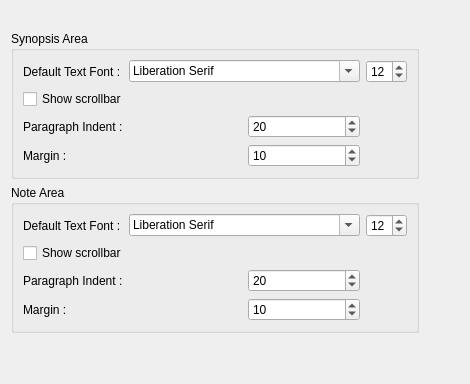
     <widget class="QWidget" name="textTab">
      <attribute name="title">
       <string>Text</string>
      </attribute>
      <layout class="QGridLayout" name="gridLayout_3">
       <item row="1" column="0">
        <widget class="QGroupBox" name="groupBox">
         <property name="title">
          <string>Synopsis Area</string>
         </property>
         <layout class="QGridLayout" name="gridLayout_5">
          <item row="0" column="0">
           <widget class="QLabel" name="label_6">
            <property name="text">
             <string>Default Text Font :</string>
            </property>
           </widget>
          </item>
          <item row="0" column="1" colspan="2">
           <widget class="QFontComboBox" name="synFontCombo">
            <property name="currentFont">
             <font>
              <family>Liberation Serif</family>
             </font>
            </property>
           </widget>
          </item>
          <item row="0" column="3">
           <widget class="QSpinBox" name="synSpin">
            <property name="minimum">
             <number>6</number>
            </property>
            <property name="maximum">
             <number>30</number>
            </property>
            <property name="value">
             <number>12</number>
            </property>
           </widget>
          </item>
          <item row="1" column="0" colspan="2">
           <widget class="QCheckBox" name="synShowScrollbarBox">
            <property name="text">
             <string>Show scrollbar</string>
            </property>
           </widget>
          </item>
          <item row="2" column="0">
           <widget class="QLabel" name="label_7">
            <property name="text">
             <string>Paragraph Indent :</string>
            </property>
           </widget>
          </item>
          <item row="2" column="2">
           <widget class="QSpinBox" name="synIndentSpin">
            <property name="maximum">
             <number>500</number>
            </property>
            <property name="value">
             <number>20</number>
            </property>
           </widget>
          </item>
          <item row="3" column="0">
           <widget class="QLabel" name="label_8">
            <property name="text">
             <string>Margin :</string>
            </property>
           </widget>
          </item>
          <item row="3" column="2">
           <widget class="QSpinBox" name="synMarginSpin">
            <property name="maximum">
             <number>50</number>
            </property>
            <property name="value">
             <number>10</number>
            </property>
           </widget>
          </item>
         </layout>
        </widget>
       </item>
       <item row="3" column="0">
        <spacer name="verticalSpacer_2">
         <property name="orientation">
          <enum>Qt::Vertical</enum>
         </property>
         <property name="sizeHint" stdset="0">
          <size>
           <width>20</width>
           <height>40</height>
          </size>
         </property>
        </spacer>
       </item>
       <item row="0" column="2">
        <spacer name="horizontalSpacer_4">
         <property name="orientation">
          <enum>Qt::Horizontal</enum>
         </property>
         <property name="sizeHint" stdset="0">
          <size>
           <width>40</width>
           <height>20</height>
          </size>
         </property>
        </spacer>
       </item>
       <item row="2" column="0">
        <widget class="QGroupBox" name="groupBox_2">
         <property name="title">
          <string>Note Area</string>
         </property>
         <layout class="QGridLayout" name="gridLayout_6">
          <item row="0" column="0">
           <widget class="QLabel" name="label_9">
            <property name="text">
             <string>Default Text Font :</string>
            </property>
           </widget>
          </item>
          <item row="0" column="1" colspan="2">
           <widget class="QFontComboBox" name="noteFontCombo">
            <property name="currentFont">
             <font>
              <family>Liberation Serif</family>
             </font>
            </property>
           </widget>
          </item>
          <item row="0" column="3">
           <widget class="QSpinBox" name="noteSpin">
            <property name="minimum">
             <number>6</number>
            </property>
            <property name="maximum">
             <number>30</number>
            </property>
            <property name="value">
             <number>12</number>
            </property>
           </widget>
          </item>
          <item row="1" column="0" colspan="2">
           <widget class="QCheckBox" name="noteShowScrollbarBox">
            <property name="text">
             <string>Show scrollbar</string>
            </property>
           </widget>
          </item>
          <item row="2" column="0">
           <widget class="QLabel" name="label_11">
            <property name="text">
             <string>Paragraph Indent :</string>
            </property>
           </widget>
          </item>
          <item row="2" column="2">
           <widget class="QSpinBox" name="noteIndentSpin">
            <property name="maximum">
             <number>500</number>
            </property>
            <property name="value">
             <number>20</number>
            </property>
           </widget>
          </item>
          <item row="3" column="0">
           <widget class="QLabel" name="label_10">
            <property name="text">
             <string>Margin :</string>
            </property>
           </widget>
          </item>
          <item row="3" column="2">
           <widget class="QSpinBox" name="noteMarginSpin">
            <property name="maximum">
             <number>50</number>
            </property>
            <property name="value">
             <number>10</number>
            </property>
           </widget>
          </item>
         </layout>
        </widget>
       </item>
      </layout>
     </widget>
